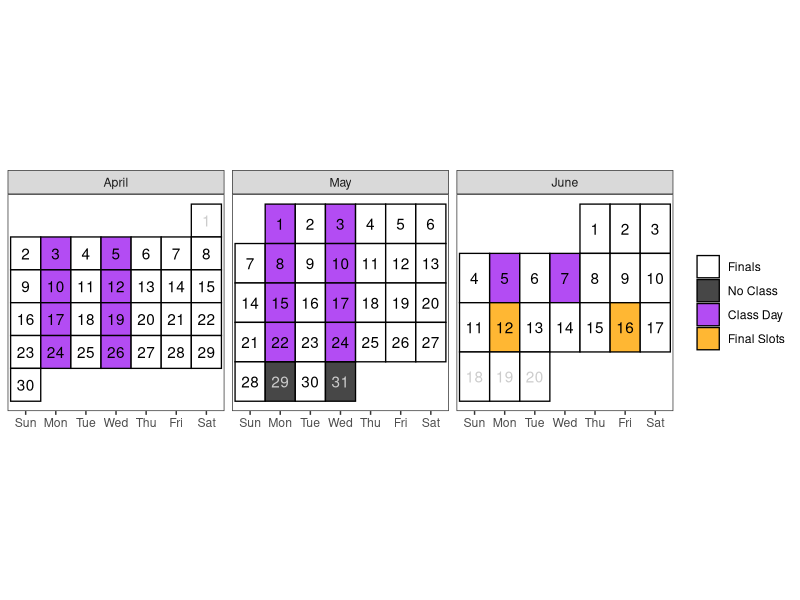
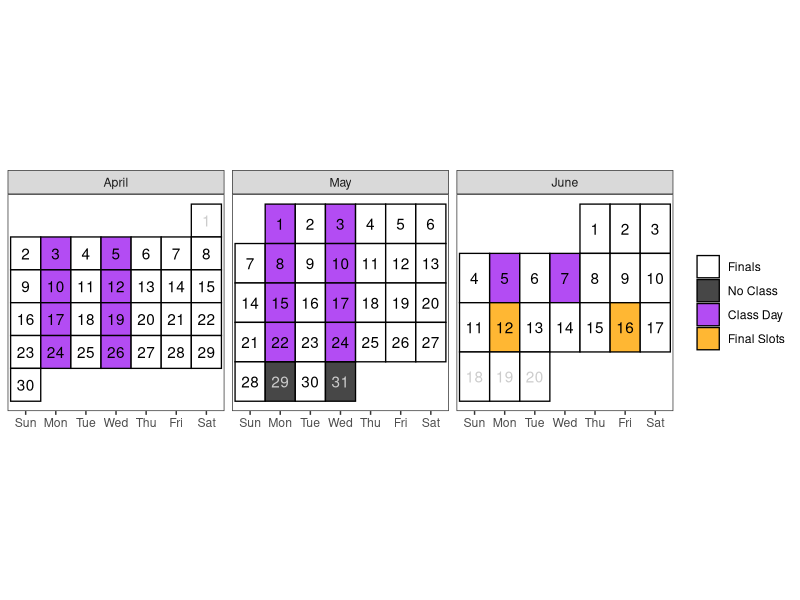

The R source for these figures, in order:
## ---- chunk 1
#| include: false
library(tidyverse)
library(lubridate)

# Create a calendar for your syllabus ----
# Source: http://svmiller.com/blog/2020/08/a-ggplot-calendar-for-your-semester/
# 1) what is the first Monday of the semester?
# Any number of ways to identify dates in R, but we'll use {lubridate} and the ymd() function here.
# Format: YYYYMMDD. In this example, 4 January 2022.

# What are the full dates of the semester?
semester_dates <- seq(ymd(20230402), ymd(20230617), by=1)
# Weekday(s) of class
class_wdays <- c("Mon", "Wed")

not_here_dates <- c(
  ymd("20230529"),
  ymd("20230531")
  # Break
  # seq(ymd(20221017), ymd(20221018), by = 1)
  )

exam_dates <- c(ymd("20230616"),
                ymd("20230612")
                )
# project_dates <- c(ymd(20221104), ymd(20221205), ymd(20221209))
finals_week <- seq(ymd(20230611), ymd(20230617), by = 1)

# Custom function for treating the first day of the month as the first week 
# of the month up until the first Sunday 
# (unless Sunday was the start of the month)
wom <- function(date) {
    first <- wday(as.Date(paste(year(date), month(date), 1, sep = "-")))
    return((mday(date) + (first - 2)) %/% 7 + 1)
  }
# Create a data frame of dates, assign to Cal
Cal <- tibble(date = seq(ymd(20230401), ymd(20230620), by = 1))  %>%
  mutate(mon = lubridate::month(date, label=T, abbr=F),
         wkdy = weekdays(date, abbreviate=T),
         wkdy = fct_relevel(wkdy, "Sun", "Mon", "Tue", "Wed", "Thu","Fri","Sat"), # make sure Sunday comes first
         semester = date %in% semester_dates, 
         # project = date %in% project_dates,
         exams = date %in% exam_dates, # is it an exam?
         not_here = date %in% not_here_dates, # is it a day off?
         exam_wk = date %in% finals_week,
         day = lubridate::mday(date), 
         week = wom(date))

Cal <- Cal %>%
  mutate(category = case_when(
    # project ~ "Project",
    exams ~ "Final Slots",
    not_here ~ "No Class",
    semester & wkdy %in% class_wdays & !not_here & !exam_wk | date == "2023-01-17" ~ "Class Day",
    semester ~ "Finals",
    TRUE ~ "NA"
  )) 
class_cal <- Cal %>% 
  ggplot(.,aes(wkdy, week)) +
  theme_bw() +
  theme(aspect.ratio = 1, 
        panel.grid.major.x = element_blank(),
        legend.position = "right",
        # legend.position = c(1, 0), 
        # legend.justification = c(1,0),
        # legend.direction = "vertical", 
        legend.title = element_blank(),
        axis.title.y = element_blank(), 
        axis.title.x = element_blank(),
        axis.ticks.y = element_blank(), 
        axis.text.y = element_blank()) +
  geom_tile(alpha=0.8, aes(fill=category), color="black", size=.45) +
  facet_wrap(~mon, scales = "free", ncol=3) +
  geom_text(aes(label = day, color = semester & (!not_here))) +
  # put your y-axis down, flip it, and reverse it
  scale_y_reverse(breaks=NULL) +
  # manually fill scale colors to something you like...
  scale_color_manual(values = c("FALSE" = "grey80", "TRUE" = "black"), guide = "none") + 
  scale_fill_manual(values=c("Class Day"="purple", 
                             "Finals"="white",
                             "No Class" = "grey10",
                             "NA" = "white", # I like these whited out...
                             "Final Slots"="orange"),
                    #... but also suppress a label for a non-class semester day
                    breaks=c("Finals", "No Class", "Class Day", "Final Slots"))
class_cal

## ---- chunk 2
#| echo: false
#| eval: true
#| warning: false
#| fig-width: 8
#| fig-height: 3.5
#| fig-pos: 'h'
class_cal
